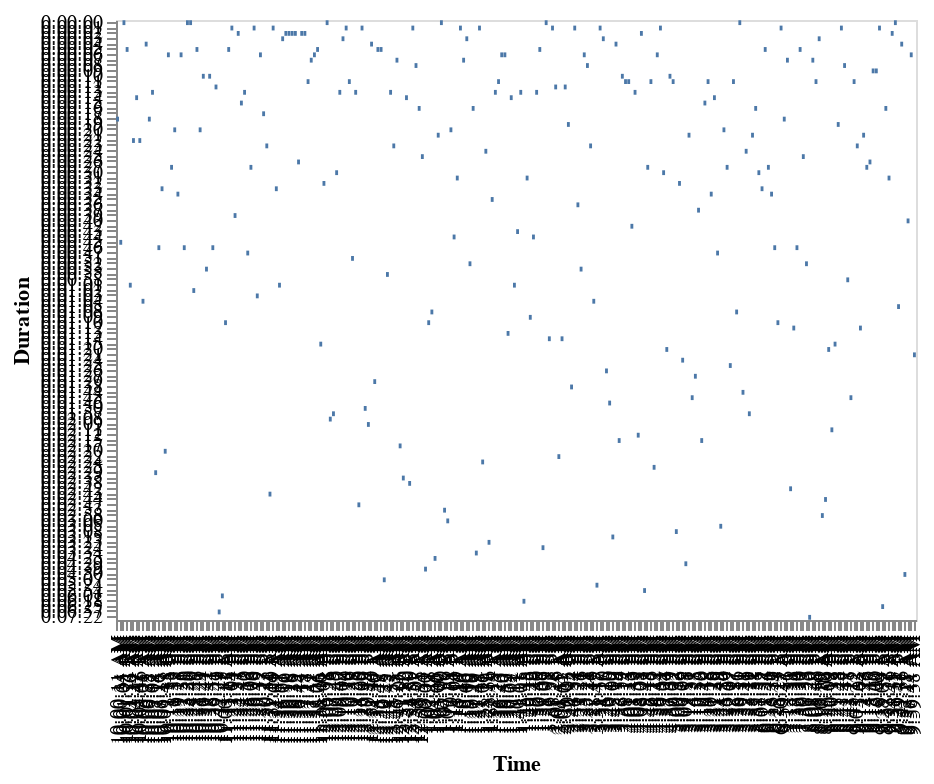

Notebook cell for this chart:
### Code cell
chart = alt.Chart(df[files]).mark_bar().encode(
    x='Time',
    y='Duration'
)

chart

### Figure 1 — Vega-Lite specification as saved in the notebook (floating-point values rounded to 4 significant figures; data arrays with more than 128 entries replaced by an {"elided": "..."} marker saying what was removed)
{"$schema": "https://vega.github.io/schema/vega-lite/v2.4.3.json", "config": {"view": {"height": 300, "width": 400}}, "data": {"values": {"elided": "252 records"}}, "encoding": {"x": {"field": "Time", "type": "nominal"}, "y": {"field": "Duration", "type": "nominal"}}, "mark": "bar"}
